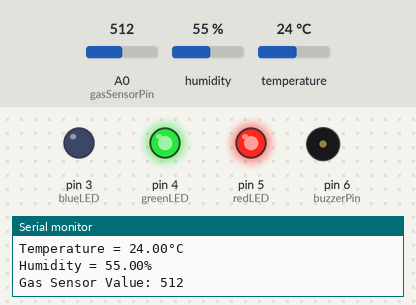
The sketch below on a simulated Arduino Uno, built with avr-gcc and run on an emulated ATmega328P. Shown: output pins drawn as LEDs (lit = HIGH), buzzer (waves = sounding, pin HIGH), the last lines printed to the serial monitor. Inputs (shaded band) come from the test bench; at power-on: temperature 24 °C, A0 (gasSensorPin) = 512, humidity 55 %. Storage starts empty.

Above: at 5.2 s.
5.3 s: temperature set to 22 °C
At 8.3 s:
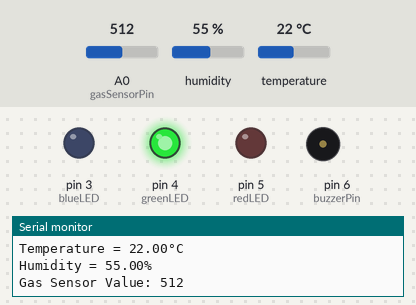
8.8 s: temperature set to 12 °C
At 12.2 s:
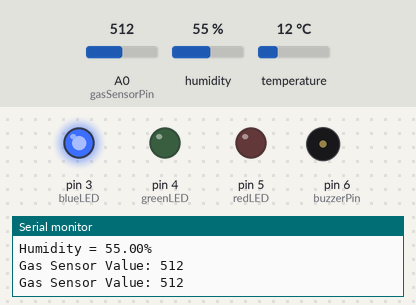
12.3 s: temperature set to 18 °C
15.8 s: temperature set to 21 °C
At 17.1 s:
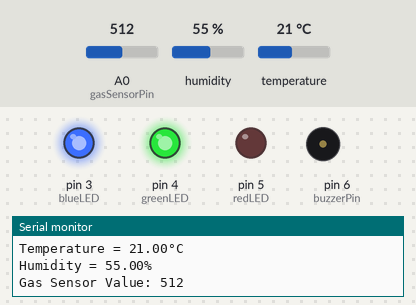
19.3 s: A0 (gasSensorPin) set to 208
22.8 s: A0 (gasSensorPin) set to 187
At 23.8 s:
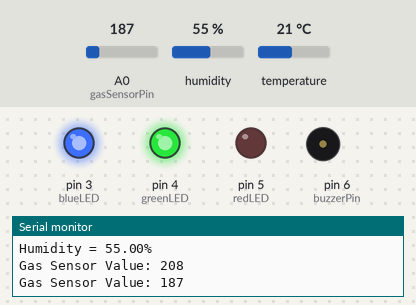
Timing chart, 0 to 25.8 s (numbered marks = the images above; inputs shaded):
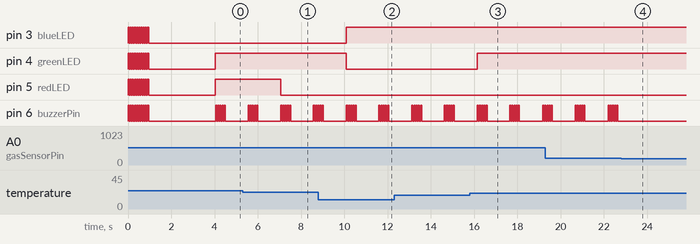

The sketch:

sd_card_reader.ino
```cpp
#include <DHT.h>
#include <SD.h>

#define DHTPIN 2      // Assuming you connect the DHT sensor to digital pin 2
#define DHTTYPE DHT11 // DHT 11
DHT dht(DHTPIN, DHTTYPE);

const int chipSelect = 10; // Chip select pin for SD card module
const int printInterval = 2000; // Print data every 2 seconds (in milliseconds)
const int recordInterval = 300000; // Record data every 5 minutes (in milliseconds)

const int blueLED = 3;  // Blue LED connected to digital pin 3
const int greenLED = 4; // Green LED connected to digital pin 4
const int redLED = 5;   // Red LED connected to digital pin 5

const int gasSensorPin = A0; // Gas sensor connected to analog pin A0
const int buzzerPin = 6;     // Buzzer connected to digital pin 6
const int gasThreshold = 200;

unsigned long previousPrintMillis = 0;
unsigned long previousRecordMillis = 0;
bool ledTestDone = false;

void setup() {
  Serial.begin(9600);
  Serial.println("Initializing...");

  dht.begin();

  pinMode(blueLED, OUTPUT);
  pinMode(greenLED, OUTPUT);
  pinMode(redLED, OUTPUT);
  pinMode(buzzerPin, OUTPUT);

  // Run LED test at the beginning
  ledTestDone = false;
  runLedTest();

  Serial.print("Initializing SD card...");
  if (!SD.begin(chipSelect)) {
    Serial.println("Initialization failed!");
    return;
  }
  Serial.println("Initialization done.");
}

void runLedTest() {
  // Test LEDs by blinking 10 times in 1 second
  for (int i = 0; i < 10; i++) {
    digitalWrite(blueLED, HIGH);
    digitalWrite(greenLED, HIGH);
    digitalWrite(redLED, HIGH);
    digitalWrite(buzzerPin, HIGH); // Turn on the buzzer during the LED test
    delay(50);
    digitalWrite(blueLED, LOW);
    digitalWrite(greenLED, LOW);
    digitalWrite(redLED, LOW);
    digitalWrite(buzzerPin, LOW); // Turn off the buzzer
    delay(50);
  }

  delay(3000); // 3-second delay after LED test
  ledTestDone = true;
}

void controlLEDs(float temperature) {
  // Control LEDs based on temperature
  if (temperature < 20) {
    // Only blue LED on
    digitalWrite(redLED, LOW);
    digitalWrite(greenLED, LOW);
    digitalWrite(blueLED, HIGH);
  } else if (temperature >= 20 && temperature < 22) {
    // Blue and green LEDs on
    digitalWrite(redLED, LOW);
    digitalWrite(blueLED, HIGH);
    digitalWrite(greenLED, HIGH);
  } else if (temperature >= 22 && temperature < 24) {
    // Green LEDs on
    digitalWrite(redLED, LOW);
    digitalWrite(blueLED, LOW);
    digitalWrite(greenLED, HIGH);
  } else if (temperature >= 24 && temperature < 26) {
    // Green and red LEDs on
    digitalWrite(blueLED, LOW);
    digitalWrite(greenLED, HIGH);
    digitalWrite(redLED, HIGH);
  } else {
    // Only red LED on
    digitalWrite(blueLED, LOW);
    digitalWrite(greenLED, LOW);
    digitalWrite(redLED, HIGH);
    digitalWrite(buzzerPin, HIGH);
    delay(10);
    digitalWrite(buzzerPin, LOW);
  }
}

void blinkRedLED() {
  // Blink the red LED three times
  for (int i = 0; i < 3; i++) {
    digitalWrite(redLED, HIGH);
    delay(200);
    digitalWrite(redLED, LOW);
    delay(200);
  }
}

void loop() {
  unsigned long currentMillis = millis();

  // Run LED test before reading temperature
  if (!ledTestDone) {
    runLedTest();
    previousPrintMillis = currentMillis;
    previousRecordMillis = currentMillis;
    return;
  }

  float h, t; // Declare h and t here

  // Check if 2 seconds have passed for printing
  if (currentMillis - previousPrintMillis >= printInterval) {
    previousPrintMillis = currentMillis;

    h = dht.readHumidity();
    t = dht.readTemperature();

    if (isnan(h) || isnan(t)) {
      Serial.println("Error while reading the DHT sensor");
      return;
    }

    Serial.print("Temperature = ");
    Serial.print(t);
    Serial.println("°C");

    Serial.print("Humidity = ");
    Serial.print(h);
    Serial.println("%");

    // Control LEDs based on temperature
    controlLEDs(t);
  }

  // Check if 5 minutes have passed for SD card recording
  if (currentMillis - previousRecordMillis >= recordInterval) {
    previousRecordMillis = currentMillis;

    // Open the file
    File myFile = SD.open("data.txt", FILE_WRITE);

    // If the file opened okay, write to it
    if (myFile) {
      myFile.print("Temperature = ");
      myFile.print(t);
      myFile.println("°C");

      myFile.print("Humidity = ");
      myFile.print(h);
      myFile.println("%");

      myFile.close();
      Serial.println("Data written to SD card.");
    } else {
      // If the file didn't open, print an error
      Serial.println("Error opening data.txt");
    }
  }

  int gasSensorValue = analogRead(gasSensorPin);

  // Print gas sensor value to the serial monitor
  Serial.print("Gas Sensor Value: ");
  Serial.println(gasSensorValue);

  if (gasSensorValue > gasThreshold) {
    // Gas detected, activate the buzzer 10 times
    for (int i = 0; i < 5; i++) {
      digitalWrite(buzzerPin, HIGH);
      delay(50); // 0.5 seconds delay
      digitalWrite(buzzerPin, LOW);
      delay(50); // 0.5 seconds delay
    }
  }

  // Delay before the next iteration
  delay(1000);
}
```

Measured:
- the behaviour switches between 24 and 23 °C on temperature (found by bisection; images 0 and 1)
- the behaviour switches between 19 and 20 °C on temperature (found by bisection; images 2 and 3)
- after the input at 5.3 s, pin 5 (redLED): HIGH → LOW after 1.8 s
- after the input at 8.8 s, pin 3 (blueLED): LOW → HIGH after 1.3 s; pin 4 (greenLED): HIGH → LOW after 1.3 s
- after the input at 15.8 s, pin 4 (greenLED): LOW → HIGH after 0.35 s
- after the input at 22.8 s, pin 6 (buzzerPin): stops changing and stays LOW
- by itself, pin 6 (buzzerPin): repeats every 1.5 s: 2 × (HIGH 0.05 s, LOW 0.05 s), HIGH 0.05 s, LOW 1.1 s, 2 × (HIGH 0.05 s, LOW 0.05 s)
